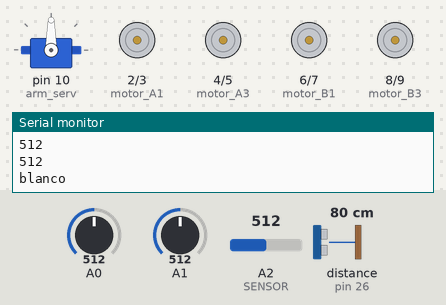
The sketch below on a simulated Arduino Mega 2560, built with avr-gcc and run on an emulated ATmega2560. Shown: servo, motor-driver pin pairs drawn as motors (green arrow = first pin HIGH = forward, orange = second pin HIGH = backward, longer = more drive), the last lines printed to the serial monitor. Wiring (inferred from the names in the program): ultrasonic range finder: trigger pin 24; echo pin 26. The test bench sets the inputs (shaded band); at power-on: distance to the obstacle (sensor on pin 26) 80 cm, A0 = 512, A1 = 512, A2 (SENSOR) = 512. The echo pulse lasts 58.3 µs per cm.

Above: at 1.2 s.
1.3 s: distance to the obstacle (sensor on pin 26) set to 18 cm
4.3 s: distance to the obstacle (sensor on pin 26) set to 14 cm
At 5.5 s:
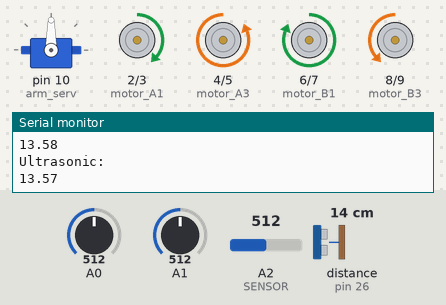
At 12.9 s:
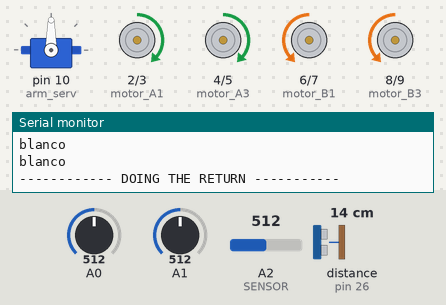
Timing chart, 0 to 13.3 s (numbered marks = the images above; inputs shaded):
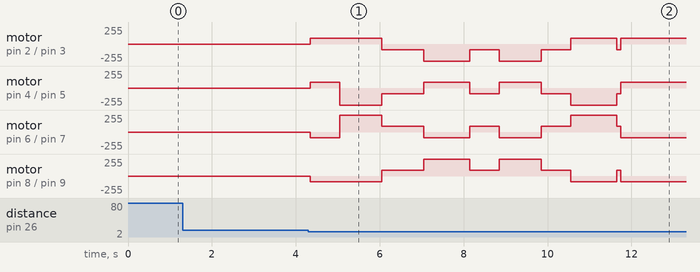

The sketch:

sketch_may20a.ino
```cpp
#include <Servo.h>
#define US_TRIG1 22
#define US_TRIG2 24
#define US_ECHO1 25
#define US_ECHO2 26
// -----------------------------------------------------------------------
// -                       DEFINICION DE LAS VARIABLES GLOBALES          -
// -----------------------------------------------------------------------
Servo arm_serv;                   // Brazo con el servo para recojer las pelotas

int speedf = 85;                  // configuracion de la velocidad
int n_min = 300;                  // configuracion del color negro
int v_max = 400;                  // configuracion del color verde
int rot_s = 3;
char last_mov = 's'; // last movement
// S = static
// D = Derecha
// I = izquierda
// R = Recto

//---------------------------------------------------------
int motor_A1 = 2, motor_A2 = 3, motor_A3 = 4, motor_A4 = 5; // DEFINIR MOTORES A
int motor_B1 = 6, motor_B2 = 7, motor_B3 = 8, motor_B4 = 9; // DEFINIR MOTORES B

// --------------------------------------------------------
char sensor[3];         // definicion de los sensores
char sensor_old[3];     // este array guarda el estado antiguo
//
// [ DETECCION0 DETECCION1 DETECCION2]
//  --------------------------------
//   ^- El sensor esta dividido en 3 sensores miniatura
//      Estos recuperan un valor ANALOGICO
//      Estos valores analogicos permiten distinguir tonos de gris
//      Entonces la logica bajo su uso es si es menor que n_min <- entonces es negro
//      si no es menor que n_min pero es mayor que el maximo entonces es blanco
//      y el caso que queda tiene que ser si o si verde
//      Bajo esta logica finalmente solo se guarda la primera letra del color
// --------------------------------------------------------
/*
*****************************************
* DEFINICION DE PROTOTIPOS DE FUNCIONES *
*****************************************
*/
void turn_right();    // FUNCION PARA GIRAR A LA DERECHA
void turn_left();     // FUNCION PARA GIRAR A LA IZQUIERDA
void movef();         // FUNCION PARA AVANZAR
void mover();
void dief();          // DETENER COMPLETAMENTE EL CARRO
void detect_line();   // DETECCION DE LINEA Y GUARDAR EN ARRAY
void save_state();    // COPIAR EL ARRAY EN EL OTRO ESTADO
void servo_angle();   // MOVER EL BRAZO DEL SERVO MOTOR
void go_back();
void special_go_back();
void avoid();
float find_obst(int trig_pin,int echo_pin); // Echo pin
/*---------------------------------------------*/
void setup(){
 /*
 *************************************************
 * DEFINIR LAS PARTES DE EL HARDWARE PARA SU USO *
 *************************************************
 */
 // -- [DEFINICION DE LOS PINES PARA MOTORES]
 pinMode(motor_A1, OUTPUT); pinMode(motor_A2, OUTPUT);
 pinMode(motor_A3, OUTPUT); pinMode(motor_A4, OUTPUT);

 pinMode(motor_B1, OUTPUT); pinMode(motor_B2, OUTPUT);
 pinMode(motor_B3, OUTPUT); pinMode(motor_B4, OUTPUT);
 Serial.begin(9600);
 // DEFINIR EL SERVOMOTOR EN EL PIN 10
 arm_serv.attach(10);
 // ---------------------------------------
 pinMode(US_TRIG1, OUTPUT); pinMode(US_ECHO1, INPUT);
 pinMode(US_TRIG2, OUTPUT); pinMode(US_ECHO2, INPUT);
}

void loop(){
 detect_line(); // OBTENER LA POSICION ACTUAL DE LA LINEA
 save_state();  // GUARDAR LA LINEA -- FUNCIONAL PARA DETECTAR LINEA PUNTEADA Y BLANCO ABSOLUTO
 /*
 *********************************************
 * SISTEMA QUE SE ENCARGA DE SEGUIR LA LINEA *
 *********************************************
 */
 /*
  Esta parte no esta completamente escrita porque hacen falta las pruebas
  pero la logica de esto es lo siguiente
  si detecta una linea al centro avanza, hasta que detecte que la linea no esta centrada
  en ese caso el robor tiene que dar la vuelta hacia la direccion donde sigue detectando la linea
  como existe la posibilidad de que se acabe la linea, lo que decidi hacer es guardar el estado anterior
  de esta forma puedo tomar una decision, si el estado anterior detectaba una linea recta entonces
  es una linea punteada lo que estabamos haciendo, en el caso contrario que no habia linea recta y era por ejemplo
  bbn significa que termino (puede haberse descarrilado ese caso aun se esta observando) decide morir
  para no alejarse mucho de la linea (temporal)
 */
 //delay(250);
 //dief();
 //delay(250);
if(find_obst(US_TRIG2, US_ECHO2)<15 && find_obst(US_TRIG2, US_ECHO2)>3 ){
  avoid();
}else{
  if((sensor[0] == 'b' && sensor[1] == 'n' && sensor[2] == 'b')           // SI ESTA AL CENTRO LA LINEA
  ){
   movef();
  }else if((sensor[0] == 'b' && sensor[1] == 'n' && sensor[2] == 'n')           // SI ESTA AL CENTRO LA LINEA
  ||(sensor[0] == 'b' && sensor[1] == 'b' && sensor[2] == 'n')
  ){
   turn_right();
  }else if((sensor[0] == 'n' && sensor[1] == 'n' && sensor[2] == 'b')           // SI ESTA AL CENTRO LA LINEA
  ||(sensor[0] == 'n' && sensor[1] == 'b' && sensor[2] == 'b')
  ){
   turn_left();
  }else{
   if((sensor_old[0] == 'b' && sensor_old[1] == 'n' && sensor_old[2] == 'n')           // SI ESTA AL CENTRO LA LINEA
   ||(sensor_old[0] == 'b' && sensor_old[1] == 'b' && sensor_old[2] == 'n')){
     turn_right();
   }else if((sensor_old[0] == 'n' && sensor_old[1] == 'n' && sensor_old[2] == 'b')           // SI ESTA AL CENTRO LA LINEA
   ||(sensor_old[0] == 'n' && sensor_old[1] == 'b' && sensor_old[2] == 'b')){
     turn_left();
   }else{
     if(last_mov != 's' && last_mov != 'r'){
       go_back();
     }else if(last_mov == 'r'){
       movef();
     }else{
       dief();
     }
   }
  }
 }
}
/*
****************************************************************************************************
* FUNCIONES PARA MOVER LOS MOTORES -- UNICAMENTE SE BASAN EN LA DIRECCION A PARTIR DE LA VELOCIDAD *
****************************************************************************************************
*/
void movef(){
 analogWrite(motor_A1,0);analogWrite(motor_A2,speedf);

 analogWrite(motor_B2,0);analogWrite(motor_B1,speedf);

 analogWrite(motor_A3,0);analogWrite(motor_A4,speedf);

 analogWrite(motor_B4,0);analogWrite(motor_B3,speedf);
 last_mov = 'r';
}

void special_go_back(){
 analogWrite(motor_A1,speedf);analogWrite(motor_A2,0);

 analogWrite(motor_B2,speedf);analogWrite(motor_B1,0);

 analogWrite(motor_A3,speedf);analogWrite(motor_A4,0);

 analogWrite(motor_B4,speedf);analogWrite(motor_B3,0);
 //movef();
 do{
  Serial.println("------------ DOING THE RETURN ----------- ");
  Serial.println(sensor[0]);
  Serial.println(sensor[1]);
  Serial.println(sensor[2]);
  delay(10);
  detect_line(); // OBTENER LA POSICION ACTUAL DE LA LINEA
  //save_state();  // GUARDAR LA LINEA -- FUNCIONAL PARA DETECTAR LINEA PUNTEADA Y BLANCO ABSOLUTO
 }while((sensor[0] == 'b' && sensor[1] == 'b' && sensor[2] == 'b'));
}  // XD

void go_back(){
 analogWrite(motor_A1,speedf);analogWrite(motor_A2,0);

 analogWrite(motor_B2,speedf);analogWrite(motor_B1,0);

 analogWrite(motor_A3,speedf);analogWrite(motor_A4,0);

 analogWrite(motor_B4,speedf);analogWrite(motor_B3,0);
 do{
  //Serial.println("------------ DOING THE RETURN ----------- ");
  //Serial.println(sensor[0]);
  //Serial.println(sensor[1]);
  //Serial.println(sensor[2]);
  delay(100);
  detect_line(); // OBTENER LA POSICION ACTUAL DE LA LINEA
  save_state();  // GUARDAR LA LINEA -- FUNCIONAL PARA DETECTAR LINEA PUNTEADA Y BLANCO ABSOLUTO
 }while((sensor[0] == 'b' && sensor[1] == 'b' && sensor[2] == 'b'));
}  // XD


void mover(){
 analogWrite(motor_A1,speedf);analogWrite(motor_A2,0);

 analogWrite(motor_B2,speedf);analogWrite(motor_B1,0);

 analogWrite(motor_A3,speedf);analogWrite(motor_A4,0);

 analogWrite(motor_B4,speedf);analogWrite(motor_B3,0);
 last_mov = 'b';
}  // XD

void dief(){
 analogWrite(motor_A1,0);analogWrite(motor_A2,0);

 analogWrite(motor_B2,0);analogWrite(motor_B1,0);

 analogWrite(motor_A3,0);analogWrite(motor_A4,0);

 analogWrite(motor_B4,0);analogWrite(motor_B3,0);
 last_mov = 's';
}

void turn_right(){
 analogWrite(motor_A1,0);analogWrite(motor_A2,speedf*rot_s);

 analogWrite(motor_B2,speedf);analogWrite(motor_B1,0);

 analogWrite(motor_A3,speedf);analogWrite(motor_A4,0);

 analogWrite(motor_B4,0);analogWrite(motor_B3,speedf*rot_s);
 //while(1){Serial.println("right");delay(100);}
 delay(200);
 last_mov = 'd';
}

void turn_left(){                                       //                       ATRAS
 analogWrite(motor_A1,speedf);analogWrite(motor_A2, 0); // atras        |  [A1A2]--------[A3A4]
                                                        //              |           |
 analogWrite(motor_B2, 0);analogWrite(motor_B1,speedf*rot_s);// enfrente|           |
                                                        //              |           |     - ORDEN DE LOS MOTORES
 analogWrite(motor_A3, 0);analogWrite(motor_A4,speedf*rot_s); // atras  |           |
                                                        //              |           |
 analogWrite(motor_B4,speedf);analogWrite(motor_B3,0);  // enfrente     |  [B3B4]--------[B1B2]
 //while(1){Serial.println("right");delay(100);}
 delay(200);
 last_mov = 'i';
}                                                       //                      FRENTE
/*
***********************************************************
* FUNCION DE LA DETECCION DE LA LINEA A PARTIR DEL SENSOR *
***********************************************************
*/
void detect_line(){
 int sens_val0 = analogRead(A0);    // ESTA PARTE SE ENCARGA DE PEDIRLE LOS VALORES AL ARDUINO
 int sens_val1 = analogRead(A1);    // LLAMA A LAS ENTRADAS ANALOGICAS 0 1 2
 int sens_val2 = analogRead(A2);    // ASI OBTENGO DE LOS 3 PEDAZOS DEL SENSOR LOS TONOS DE GRIS QUE DETECTAN
 /*
 -----------------------------------------------------------
 - MENSAJES DE DEBUG PARA COMPROBAR SI VE BIEN LOS COLORES -
 -----------------------------------------------------------
 */
 Serial.println("Sensors:"); // Esto es util al momento de la calibracion
 Serial.println(sens_val0);  // Esto imprime los valores que estoy obteniendo en cada uno
 Serial.println(sens_val1);  // de los censores
 Serial.println(sens_val2);
 // --------------------------
 /*
 ++++++++++++++++++++++++++++++++++++++++++++++++++++++++++++++++++++++++++++
 + ESTA PARTE SE ENCARGA DE LEER LOS VALORES PARA INTENTAR DEDUCIR EL COLOR +
 ++++++++++++++++++++++++++++++++++++++++++++++++++++++++++++++++++++++++++++
 */
 /*
 =================================
 = DETECCION DEL SENSOR NUMERO 0 =
 =================================
 */
 if(sens_val0 < n_min){                      // si es negro
   Serial.print("negro\n");
   sensor[0] = 'n';
 }
 if(sens_val0 > n_min && sens_val0 < v_max){ // si es verde
   Serial.print("verde\n");
   sensor[0] = 'v';
 }
 if(sens_val0 > v_max){                      // si es blanco
   Serial.print("blanco\n");
   sensor[0] = 'b';
 }
 /*
 =================================
 = DETECCION DEL SENSOR NUMERO 1 =
 =================================
 */
 if(sens_val1 < n_min){                      // si es negro
  Serial.print("negro\n");
   sensor[1] = 'n';
 }
 if(sens_val1 > n_min && sens_val1 < v_max){ // si es verde
  Serial.print("verde\n");
   sensor[1] = 'v';
 }
 if(sens_val1 > v_max){                      // si es blanco
  Serial.print("blanco\n");
  sensor[1] = 'b';
 }
 /*
 =================================
 = DETECCION DEL SENSOR NUMERO 2 =
 =================================
 */
 if(sens_val2 < n_min){                      // si es negro
  Serial.print("negro\n");
  sensor[2] = 'n';
 }
 if(sens_val2 > n_min && sens_val2 < v_max){ // si es verde
  Serial.print("verde\n");
  sensor[2] = 'v';
 }
 if(sens_val2 > v_max){                      // si es blanco
  Serial.print("blanco\n");
  sensor[2] = 'b';
 }
 // LOSE PUEDEN ESTAR EN UN LOOP PERO TOMARIA MAS TIEMPO REESCRIBIR ESTA PARTE
 // NO LO VALE SI YA FUNCIONA XD
}
/*
========================================
= GUARDAR EL ULTIMO ESTADO DE LA LINEA =
========================================
*/
void save_state(){
 for(int i = 0; i < 3; i++){  // PARA CADA UNO DE LOS ELEMENTOS
  sensor_old[i] = sensor[i];  // COPIARLO EN OTRO ARRAY PARA PODER GUARDAR "LA VERSION VIEJA"
 }
}
/*
===========================================
= MOVIMIENTO DEL BRAZO CON UN SERVO MOTOR =
===========================================
*/
void servo_angle(int ang){
    arm_serv.write(ang);         // ESCRIBIR EL ANGULO EN EL SERVO
    delay(30);                   // UN DELAY PARA DARLE TIEMPO AL SERVO QUE SE MUEVA
    // Serial.println("debug message:\n");
    // Serial.println(ang);
}

/*
---------------------------------
- DETECCION DE LOS ULTRASONICOS -
---------------------------------
*/
float find_obst(int trig_pin,int echo_pin){
  long snd_dur;
  float r_dist;
  /*
  *****************************************
  * LIMPIAR LA SALIDA DE LOS ULTRASONICOS *
  *****************************************
  */
  digitalWrite(trig_pin, LOW);
  delayMicroseconds(2);
  /*
  ******************************************
  * EMITIR UN SONIDO POR 10 MICROSEGUNDOS  *
  ******************************************
  */
  digitalWrite(trig_pin, HIGH);
  delayMicroseconds(10);
  digitalWrite(trig_pin, LOW);
  /*
  ******************************************
  *  ESCUCHAR EL ECO DEL SONIDO NUEVAMENTE *
  ******************************************
  */
  snd_dur = pulseIn(echo_pin, HIGH);
  /*
  ***************************
  * CALCULAR LA DISTANCIA   *
  ***************************
  */
  r_dist = (snd_dur * 0.034)/2; // CALCULAR LA DISTANCIA
  // DEVOLVER EL VALOR DE LA DISTANCIA
  Serial.println("Ultrasonic:");
  Serial.println(r_dist);
  return r_dist;
}

void avoid(){
mover();
  delay(700);
  turn_left();
  delay(800);
  movef();
  delay(1000);
  turn_right();
  delay(900);
  movef();
  delay(700);
  turn_right();
  delay(800);
  movef();
  delay(700);
  turn_left();
  delay(900);
  movef();
  delay(100);
  special_go_back();
}
```

Source omitted: line_trace2_1_.cpp (11426 bytes), line_trace2.cpp (11426 bytes)

Measured:
- the behaviour switches between 16 and 15 cm on distance to the obstacle (sensor on pin 26) (found by bisection; images 0 and 1)
